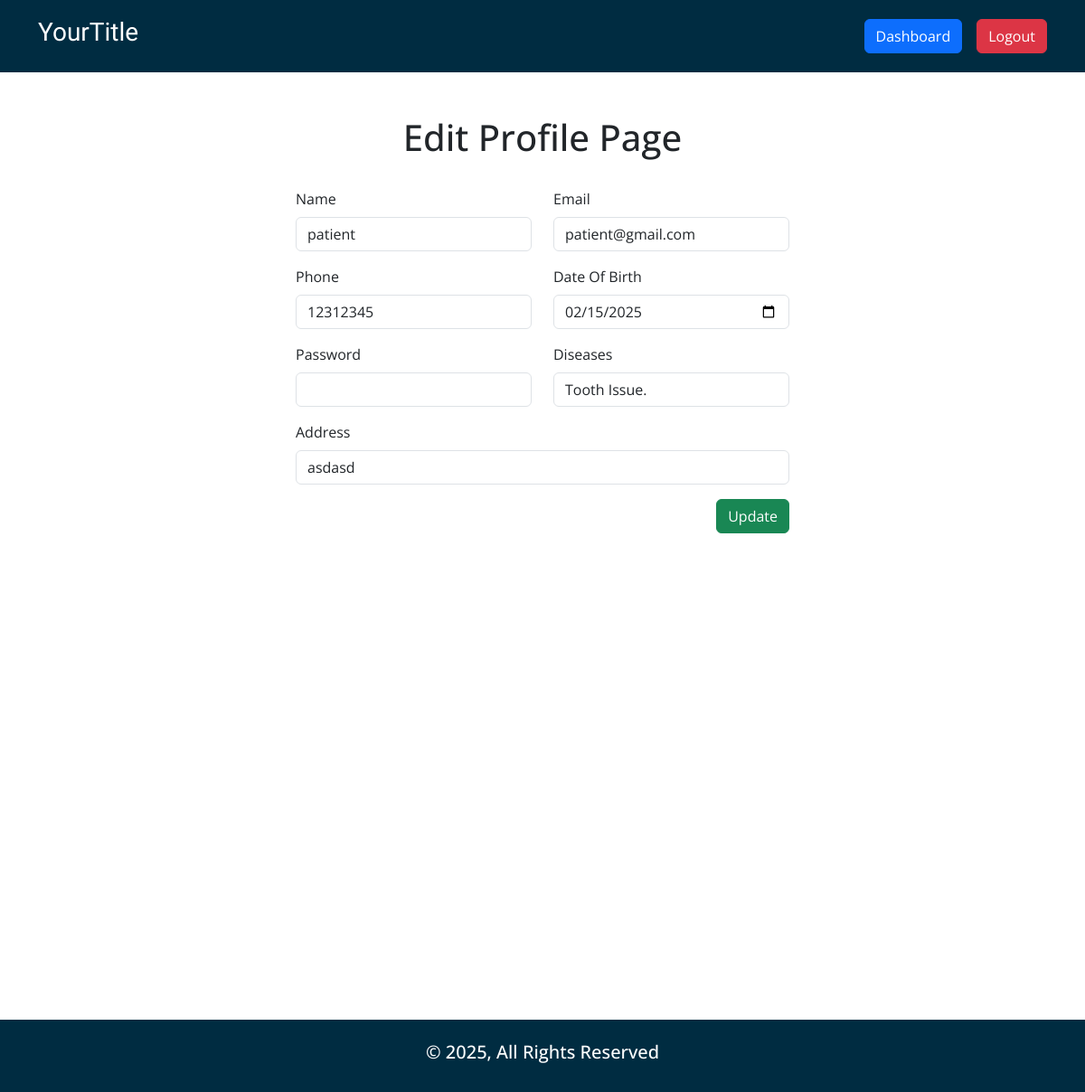
Page /edit_profile.php (signed in) on the committed database.
### tables this page shows
CREATE TABLE `users` (
  `id` int(11) NOT NULL,
  `username` varchar(255) NOT NULL,
  `email` varchar(255) NOT NULL,
  `password` text NOT NULL,
  `role` enum('admin','patient','pharmacist') NOT NULL DEFAULT 'patient',
  `phone` varchar(255) DEFAULT NULL,
  `dob` date DEFAULT NULL,
  `address` text DEFAULT NULL,
  `diseases` varchar(255) DEFAULT NULL,
  `experience` varchar(255) DEFAULT NULL,
  `phar_id` int(11) DEFAULT NULL,
  `reminder_ids` text DEFAULT NULL,
  `status` enum('0','1') NOT NULL DEFAULT '1'
);

### core/database.php (called while the page is built, shortened)
<?php
function env($value)
{
      $env = dirname(__DIR__, 1) . '/.env';
      $core = parse_ini_file($env);
      return $core[$value];
}
$db = mysqli_connect(env("HOST"), env("USER"), env("PWD"), env("DB"));
if (isset($_SESSION['user'])):
      $userid = $_SESSION['user'];
      $userData = $db->query("SELECT * FROM `users` WHERE `id`='$userid'");
      if (mysqli_num_rows($userData) >  0):
            $GetUserData = mysqli_fetch_object($userData);
            $userName = $GetUserData->username;
            $userEmail = $GetUserData->email;
            $userPhone = $GetUserData->phone;
            $userDOB = $GetUserData->dob;
            $userAddr = $GetUserData->address;
            $userDiseases = $GetUserData->diseases;
            $userRole = $GetUserData->role;
      endif;
endif;

### edit_profile.php (the view, shortened to what this page needs)
<?php
require_once 'core/database.php';
?>
<!DOCTYPE html>
<html lang="en">
<head>
    <?php include 'includes/external_css.php'; ?>
</head>
<body id="edit_profile">
    <?php include_once 'includes/header.php'; ?>
    <main>
        <div class="container my-5">
            <div class="row">
                <div class="col-12 mb-4">
                    <h1 class="text-center">Edit Profile Page</h1>
                </div>
                <div class="col-12 col-md-6 mx-auto">
                    <form action="" method="post">
                        <div class="row">
                            <div class="col-12 col-md-6 mb-3">
                                <div class="form-group">
                                    <label class="form-label" for="username">Name</label>
                                    <input type="text" name="username" value="<?= $userName ?>" class="form-control" required>
                                </div>
                            </div>
                            <div class="col-12 col-md-6 mb-3">
                                <div class="form-group">
                                    <label class="form-label" for="email">Email</label>
                                    <input type="email" name="email" value="<?= $userEmail ?>" class="form-control" required>
                                </div>
                            </div>
                            <div class="col-12 col-md-<?= ($userRole == 'pharmacist') ? '5' : '6' ?> mb-3">
                                <div class="form-group">
                                    <label class="form-label" for="phone">Phone</label>
                                    <input type="tel" name="phone" value="<?= $userPhone ?>" class="form-control" required>
                                </div>
                            </div>
                            <div class="col-12 col-md-<?= ($userRole == 'pharmacist') ? '3' : '6' ?> mb-3">
                                <div class="form-group">
                                    <label class="form-label" for="dob">Date Of Birth</label>
                                    <input type="date" name="dob" value="<?= $userDOB ?>" class="form-control" required>
                                </div>
                            </div>
                            <div class="col-12 col-md-6 mb-3">
                                <div class="form-group">
                                    <label class="form-label" for="password">Password</label>
                                    <input type="password" name="password" class="form-control">
                                </div>
                            </div>
                            <?php if ($userRole == 'patient'): ?>
                                <div class="col-12 col-md-6 mb-3">
                                    <div class="form-group">
                                        <label class="form-label" for="diseases">Diseases</label>
                                        <input type="text" name="diseases" value="<?= $userDiseases ?? '' ?>" class="form-control">
                                    </div>
                                </div>
                            <?php endif; ?>
                            <div class="col-12 mb-3">
                                <div class="form-group">
                                    <label class="form-label" for="address">Address</label>
                                    <input type="text" name="address" value="<?= $userAddr ?>" class="form-control" required>
                                </div>
                            </div>
                            <div class="col-12 mb-3">
                                <div class="form-group d-flex justify-content-end">
                                    <button type="submit" name="submit" class="btn btn-success">Update</button>
                                </div>
                            </div>
                        </div>
                    </form>
                </div>
            </div>
        </div>
    </main>
    <?php include_once 'includes/footer.php'; ?>
</body>
</html>

### rows in the picture
users: username "patient", email "patient@gmail.com", phone "12312345", dob "02/15/2025", diseases "Tooth Issue.", address "asdasd"

### other values in the picture
env("TITLE") "YourTitle"
